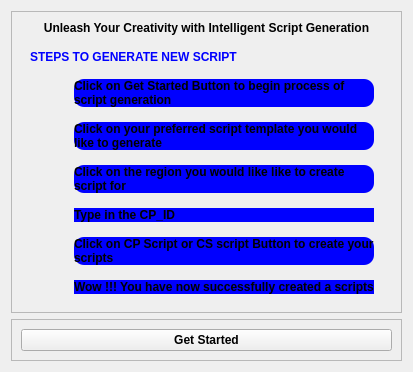
                     <widget class="QWidget" name="widget_4" native="true">
                      <layout class="QVBoxLayout" name="verticalLayout_44">
                       <item>
                        <widget class="QFrame" name="frame_25">
                         <property name="frameShape">
                          <enum>QFrame::StyledPanel</enum>
                         </property>
                         <property name="frameShadow">
                          <enum>QFrame::Raised</enum>
                         </property>
                         <layout class="QVBoxLayout" name="verticalLayout_57">
                          <item>
                           <widget class="QLabel" name="label_24">
                            <property name="font">
                             <font>
                              <family>Segoe UI</family>
                              <weight>75</weight>
                              <bold>true</bold>
                             </font>
                            </property>
                            <property name="text">
                             <string>Unleash Your Creativity with Intelligent Script Generation</string>
                            </property>
                            <property name="alignment">
                             <set>Qt::AlignCenter</set>
                            </property>
                            <property name="wordWrap">
                             <bool>true</bool>
                            </property>
                           </widget>
                          </item>
                          <item>
                           <widget class="QFrame" name="frame_33">
                            <property name="styleSheet">
                             <string notr="true">border-radius:10px;</string>
                            </property>
                            <property name="frameShape">
                             <enum>QFrame::StyledPanel</enum>
                            </property>
                            <property name="frameShadow">
                             <enum>QFrame::Raised</enum>
                            </property>
                            <layout class="QVBoxLayout" name="verticalLayout_62">
                             <item>
                              <widget class="QLabel" name="label_31">
                               <property name="font">
                                <font>
                                 <weight>75</weight>
                                 <bold>true</bold>
                                </font>
                               </property>
                               <property name="styleSheet">
                                <string notr="true">color: rgb(0, 0, 255);</string>
                               </property>
                               <property name="text">
                                <string>STEPS TO GENERATE NEW SCRIPT</string>
                               </property>
                              </widget>
                             </item>
                             <item>
                              <widget class="QFrame" name="frame_38">
                               <property name="styleSheet">
                                <string notr="true"/>
                               </property>
                               <property name="frameShape">
                                <enum>QFrame::StyledPanel</enum>
                               </property>
                               <property name="frameShadow">
                                <enum>QFrame::Raised</enum>
                               </property>
                               <layout class="QHBoxLayout" name="horizontalLayout_28">
                                <property name="spacing">
                                 <number>3</number>
                                </property>
                                <property name="bottomMargin">
                                 <number>0</number>
                                </property>
                                <item>
                                 <widget class="QPushButton" name="pushButton_4">
                                  <property name="sizePolicy">
                                   <sizepolicy hsizetype="Fixed" vsizetype="Fixed">
                                    <horstretch>0</horstretch>
                                    <verstretch>0</verstretch>
                                   </sizepolicy>
                                  </property>
                                  <property name="styleSheet">
                                   <string notr="true"/>
                                  </property>
                                  <property name="text">
                                   <string/>
                                  </property>
                                  <property name="icon">
                                   <iconset resource="resources.qrc">
                                    <normaloff>:/icons/icons/chevron-right.svg</normaloff>:/icons/icons/chevron-right.svg</iconset>
                                  </property>
                                  <property name="iconSize">
                                   <size>
                                    <width>24</width>
                                    <height>24</height>
                                   </size>
                                  </property>
                                 </widget>
                                </item>
                                <item>
                                 <widget class="QLabel" name="label_32">
                                  <property name="sizePolicy">
                                   <sizepolicy hsizetype="Preferred" vsizetype="Preferred">
                                    <horstretch>0</horstretch>
                                    <verstretch>0</verstretch>
                                   </sizepolicy>
                                  </property>
                                  <property name="minimumSize">
                                   <size>
                                    <width>300</width>
                                    <height>0</height>
                                   </size>
                                  </property>
                                  <property name="font">
                                   <font>
                                    <weight>75</weight>
                                    <bold>true</bold>
                                   </font>
                                  </property>
                                  <property name="styleSheet">
                                   <string notr="true">background-color: rgb(0, 0, 255);
</string>
                                  </property>
                                  <property name="text">
                                   <string>Click on Get Started Button to begin process of script generation</string>
                                  </property>
                                  <property name="wordWrap">
                                   <bool>true</bool>
                                  </property>
                                 </widget>
                                </item>
                               </layout>
                              </widget>
                             </item>
                             <item>
                              <widget class="QFrame" name="frame_39">
                               <property name="styleSheet">
                                <string notr="true"/>
                               </property>
                               <property name="frameShape">
                                <enum>QFrame::StyledPanel</enum>
                               </property>
                               <property name="frameShadow">
                                <enum>QFrame::Raised</enum>
                               </property>
                               <layout class="QHBoxLayout" name="horizontalLayout_30">
                                <property name="spacing">
                                 <number>3</number>
                                </property>
                                <property name="bottomMargin">
                                 <number>0</number>
                                </property>
                                <item>
                                 <widget class="QPushButton" name="pushButton_5">
                                  <property name="sizePolicy">
                                   <sizepolicy hsizetype="Fixed" vsizetype="Fixed">
                                    <horstretch>0</horstretch>
                                    <verstretch>0</verstretch>
                                   </sizepolicy>
                                  </property>
                                  <property name="styleSheet">
                                   <string notr="true"/>
                                  </property>
                                  <property name="text">
                                   <string/>
                                  </property>
                                  <property name="icon">
                                   <iconset resource="resources.qrc">
                                    <normaloff>:/icons/icons/chevron-right.svg</normaloff>:/icons/icons/chevron-right.svg</iconset>
                                  </property>
                                  <property name="iconSize">
                                   <size>
                                    <width>24</width>
                                    <height>24</height>
                                   </size>
                                  </property>
                                 </widget>
                                </item>
                                <item>
                                 <widget class="QLabel" name="label_33">
                                  <property name="font">
                                   <font>
                                    <weight>75</weight>
                                    <bold>true</bold>
                                   </font>
                                  </property>
                                  <property name="styleSheet">
                                   <string notr="true">background-color: rgb(0, 0, 255);
</string>
                                  </property>
                                  <property name="frameShadow">
                                   <enum>QFrame::Raised</enum>
                                  </property>
                                  <property name="lineWidth">
                                   <number>2</number>
                                  </property>
                                  <property name="text">
                                   <string>Click on your preferred script template you would like to generate</string>
                                  </property>
                                  <property name="wordWrap">
                                   <bool>true</bool>
                                  </property>
                                 </widget>
                                </item>
                               </layout>
                              </widget>
                             </item>
                             <item>
                              <widget class="QFrame" name="frame_40">
                               <property name="styleSheet">
                                <string notr="true"/>
                               </property>
                               <property name="frameShape">
                                <enum>QFrame::StyledPanel</enum>
                               </property>
                               <property name="frameShadow">
                                <enum>QFrame::Raised</enum>
                               </property>
                               <layout class="QHBoxLayout" name="horizontalLayout_31">
                                <property name="spacing">
                                 <number>3</number>
                                </property>
                                <property name="bottomMargin">
                                 <number>0</number>
                                </property>
                                <item>
                                 <widget class="QPushButton" name="pushButton_6">
                                  <property name="sizePolicy">
                                   <sizepolicy hsizetype="Fixed" vsizetype="Fixed">
                                    <horstretch>0</horstretch>
                                    <verstretch>0</verstretch>
                                   </sizepolicy>
                                  </property>
                                  <property name="styleSheet">
                                   <string notr="true"/>
                                  </property>
                                  <property name="text">
                                   <string/>
                                  </property>
                                  <property name="icon">
                                   <iconset resource="resources.qrc">
                                    <normaloff>:/icons/icons/chevron-right.svg</normaloff>:/icons/icons/chevron-right.svg</iconset>
                                  </property>
                                  <property name="iconSize">
                                   <size>
                                    <width>24</width>
                                    <height>24</height>
                                   </size>
                                  </property>
                                 </widget>
                                </item>
                                <item>
                                 <widget class="QLabel" name="label_34">
                                  <property name="font">
                                   <font>
                                    <weight>75</weight>
                                    <bold>true</bold>
                                   </font>
                                  </property>
                                  <property name="styleSheet">
                                   <string notr="true">background-color: rgb(0, 0, 255);
</string>
                                  </property>
                                  <property name="frameShadow">
                                   <enum>QFrame::Raised</enum>
                                  </property>
                                  <property name="lineWidth">
                                   <number>2</number>
                                  </property>
                                  <property name="text">
                                   <string>Click on the region you would like like to create script for</string>
                                  </property>
                                  <property name="wordWrap">
                                   <bool>true</bool>
                                  </property>
                                 </widget>
                                </item>
                               </layout>
                              </widget>
                             </item>
                             <item>
                              <widget class="QFrame" name="frame_41">
                               <property name="styleSheet">
                                <string notr="true"/>
                               </property>
                               <property name="frameShape">
                                <enum>QFrame::StyledPanel</enum>
                               </property>
                               <property name="frameShadow">
                                <enum>QFrame::Raised</enum>
                               </property>
                               <layout class="QHBoxLayout" name="horizontalLayout_32">
                                <property name="spacing">
                                 <number>3</number>
                                </property>
                                <property name="bottomMargin">
                                 <number>0</number>
                                </property>
                                <item>
                                 <widget class="QPushButton" name="pushButton_7">
                                  <property name="sizePolicy">
                                   <sizepolicy hsizetype="Fixed" vsizetype="Fixed">
                                    <horstretch>0</horstretch>
                                    <verstretch>0</verstretch>
                                   </sizepolicy>
                                  </property>
                                  <property name="styleSheet">
                                   <string notr="true"/>
                                  </property>
                                  <property name="text">
                                   <string/>
                                  </property>
                                  <property name="icon">
                                   <iconset resource="resources.qrc">
                                    <normaloff>:/icons/icons/chevron-right.svg</normaloff>:/icons/icons/chevron-right.svg</iconset>
                                  </property>
                                  <property name="iconSize">
                                   <size>
                                    <width>24</width>
                                    <height>24</height>
                                   </size>
                                  </property>
                                 </widget>
                                </item>
                                <item>
                                 <widget class="QLabel" name="label_35">
                                  <property name="font">
                                   <font>
                                    <weight>75</weight>
                                    <bold>true</bold>
                                   </font>
                                  </property>
                                  <property name="styleSheet">
                                   <string notr="true">background-color: rgb(0, 0, 255);
</string>
                                  </property>
                                  <property name="frameShadow">
                                   <enum>QFrame::Raised</enum>
                                  </property>
                                  <property name="lineWidth">
                                   <number>2</number>
                                  </property>
                                  <property name="text">
                                   <string>Type in the CP_ID</string>
                                  </property>
                                  <property name="wordWrap">
                                   <bool>true</bool>
                                  </property>
                                 </widget>
                                </item>
                               </layout>
                              </widget>
                             </item>
                             <item>
                              <widget class="QFrame" name="frame_42">
                               <property name="styleSheet">
                                <string notr="true"/>
                               </property>
                               <property name="frameShape">
                                <enum>QFrame::StyledPanel</enum>
                               </property>
                               <property name="frameShadow">
                                <enum>QFrame::Raised</enum>
                               </property>
                               <layout class="QHBoxLayout" name="horizontalLayout_33">
                                <property name="spacing">
                                 <number>3</number>
                                </property>
                                <property name="bottomMargin">
                                 <number>0</number>
                                </property>
                                <item>
                                 <widget class="QPushButton" name="pushButton_8">
                                  <property name="sizePolicy">
                                   <sizepolicy hsizetype="Fixed" vsizetype="Fixed">
                                    <horstretch>0</horstretch>
                                    <verstretch>0</verstretch>
                                   </sizepolicy>
                                  </property>
                                  <property name="styleSheet">
                                   <string notr="true"/>
                                  </property>
                                  <property name="text">
                                   <string/>
                                  </property>
                                  <property name="icon">
                                   <iconset resource="resources.qrc">
                                    <normaloff>:/icons/icons/chevron-right.svg</normaloff>:/icons/icons/chevron-right.svg</iconset>
                                  </property>
                                  <property name="iconSize">
                                   <size>
                                    <width>24</width>
                                    <height>24</height>
                                   </size>
                                  </property>
                                 </widget>
                                </item>
                                <item>
                                 <widget class="QLabel" name="label_36">
                                  <property name="font">
                                   <font>
                                    <weight>75</weight>
                                    <bold>true</bold>
                                   </font>
                                  </property>
                                  <property name="styleSheet">
                                   <string notr="true">background-color: rgb(0, 0, 255);
</string>
                                  </property>
                                  <property name="frameShadow">
                                   <enum>QFrame::Raised</enum>
                                  </property>
                                  <property name="lineWidth">
                                   <number>2</number>
                                  </property>
                                  <property name="text">
                                   <string>Click on CP Script or CS script Button to create your scripts</string>
                                  </property>
                                  <property name="wordWrap">
                                   <bool>true</bool>
                                  </property>
                                 </widget>
                                </item>
                               </layout>
                              </widget>
                             </item>
                             <item>
                              <widget class="QFrame" name="frame_43">
                               <property name="styleSheet">
                                <string notr="true"/>
                               </property>
                               <property name="frameShape">
                                <enum>QFrame::StyledPanel</enum>
                               </property>
                               <property name="frameShadow">
                                <enum>QFrame::Raised</enum>
                               </property>
                               <layout class="QHBoxLayout" name="horizontalLayout_34">
                                <property name="spacing">
                                 <number>3</number>
                                </property>
                                <property name="bottomMargin">
                                 <number>0</number>
                                </property>
                                <item>
                                 <widget class="QPushButton" name="pushButton_10">
                                  <property name="sizePolicy">
                                   <sizepolicy hsizetype="Fixed" vsizetype="Fixed">
                                    <horstretch>0</horstretch>
                                    <verstretch>0</verstretch>
                                   </sizepolicy>
                                  </property>
                                  <property name="styleSheet">
                                   <string notr="true"/>
                                  </property>
                                  <property name="text">
                                   <string/>
                                  </property>
                                  <property name="icon">
                                   <iconset resource="resources.qrc">
                                    <normaloff>:/icons/icons/chevron-right.svg</normaloff>:/icons/icons/chevron-right.svg</iconset>
                                  </property>
                                  <property name="iconSize">
                                   <size>
                                    <width>24</width>
                                    <height>24</height>
                                   </size>
                                  </property>
                                 </widget>
                                </item>
                                <item>
                                 <widget class="QLabel" name="label_37">
                                  <property name="font">
                                   <font>
                                    <weight>75</weight>
                                    <bold>true</bold>
                                   </font>
                                  </property>
                                  <property name="styleSheet">
                                   <string notr="true">background-color: rgb(0, 0, 255);
</string>
                                  </property>
                                  <property name="frameShadow">
                                   <enum>QFrame::Raised</enum>
                                  </property>
                                  <property name="lineWidth">
                                   <number>2</number>
                                  </property>
                                  <property name="text">
                                   <string>Wow !!! You have now successfully created a scripts </string>
                                  </property>
                                  <property name="wordWrap">
                                   <bool>true</bool>
                                  </property>
                                 </widget>
                                </item>
                               </layout>
                              </widget>
                             </item>
                            </layout>
                           </widget>
                          </item>
                         </layout>
                        </widget>
                       </item>
                       <item>
                        <widget class="QFrame" name="frame_26">
                         <property name="frameShape">
                          <enum>QFrame::StyledPanel</enum>
                         </property>
                         <property name="frameShadow">
                          <enum>QFrame::Raised</enum>
                         </property>
                         <layout class="QHBoxLayout" name="horizontalLayout_27">
                          <item>
                           <widget class="QPushButton" name="getStartBtn">
                            <property name="font">
                             <font>
                              <weight>75</weight>
                              <bold>true</bold>
                             </font>
                            </property>
                            <property name="toolTip">
                             <string>Generate your scripts now</string>
                            </property>
                            <property name="text">
                             <string>Get Started</string>
                            </property>
                           </widget>
                          </item>
                         </layout>
                        </widget>
                       </item>
                      </layout>
                     </widget>
